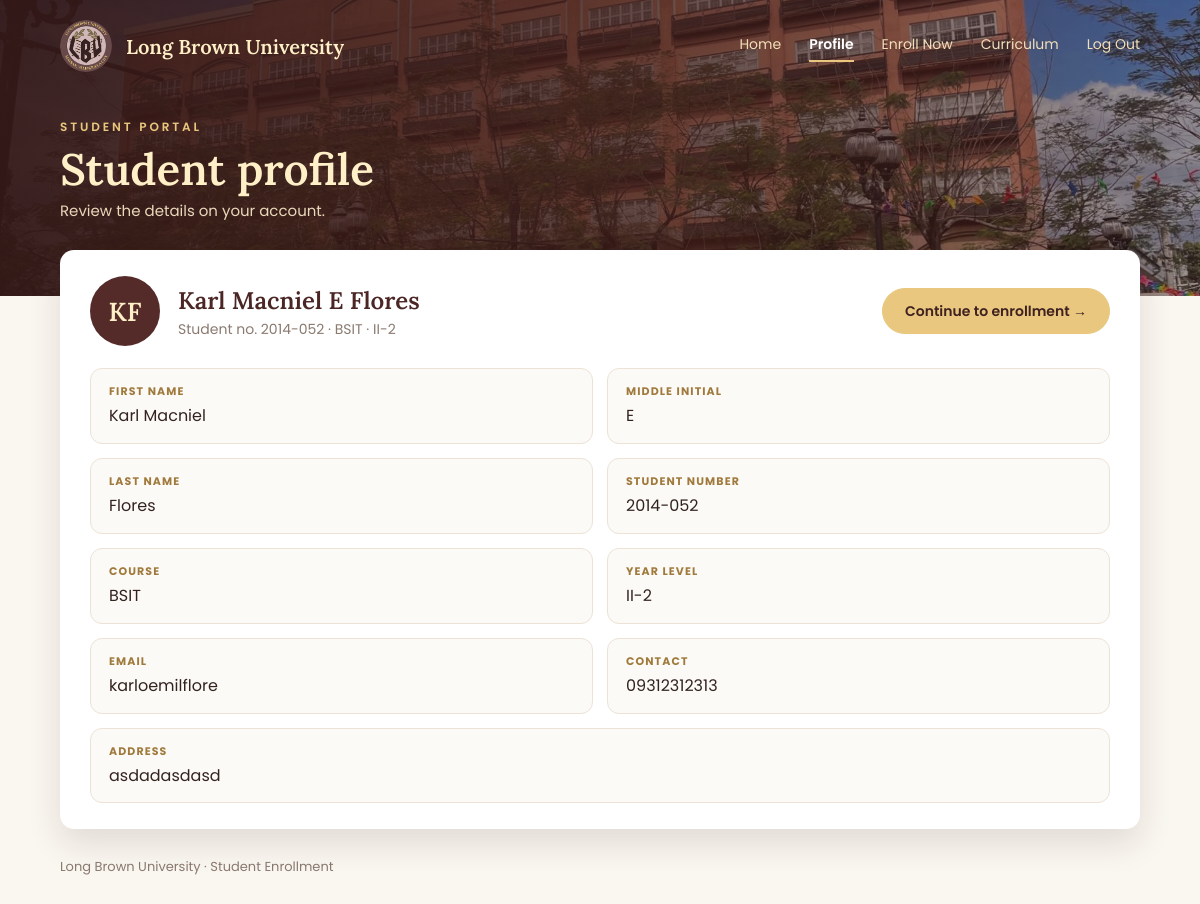
The page /student/studentprofile.php (signed in) on the database its author committed.
### tables this page shows
CREATE TABLE IF NOT EXISTS `studenttbl` (
  `ID` int(11) NOT NULL AUTO_INCREMENT,
  `accountID` varchar(11) NOT NULL,
  `studnum` varchar(11) NOT NULL,
  `fname` varchar(100) NOT NULL,
  `minitial` varchar(100) NOT NULL,
  `lname` varchar(100) NOT NULL,
  `address` varchar(500) NOT NULL,
  `contact` varchar(14) NOT NULL,
  `emailaddress` varchar(14) NOT NULL,
  `birthdate` varchar(100) NOT NULL,
  `course` varchar(100) NOT NULL,
  `yearlvl` varchar(100) NOT NULL,
  `gender` varchar(11) NOT NULL,
  `fathername` varchar(100) NOT NULL,
  `mothername` varchar(100) NOT NULL,
  `guardianname` varchar(100) NOT NULL,
  `birthplace` varchar(100) NOT NULL,
  `civilstatus` varchar(100) NOT NULL,
  `elemschool` varchar(100) NOT NULL,
  `dategradelem` varchar(100) NOT NULL,
  `hsschool` varchar(100) NOT NULL,
  `datehsgrad` varchar(100) NOT NULL,
  `lastgrad` varchar(100) NOT NULL,
  `datelastgrad` varchar(100) NOT NULL,
  `addresslastgrad` varchar(100) NOT NULL,
  PRIMARY KEY (`ID`)
);

### student/studentprofile.php (the view, shortened to what this page needs)
<?php
include('includes/conn.php');
function profile_escape($value)
{
	return htmlspecialchars((string)$value, ENT_QUOTES, 'UTF-8');
}
$student = null;
$accountID = isset($_SESSION['userID']) ? (int)$_SESSION['userID'] : 0;
$profileQuery = mysqli_prepare($conn, 'SELECT studnum, fname, minitial, lname, course, yearlvl, emailaddress, contact, address FROM studenttbl WHERE accountID = ? LIMIT 1');
if ($profileQuery) {
	mysqli_stmt_bind_param($profileQuery, 'i', $accountID);
	mysqli_stmt_execute($profileQuery);
	$profileResult = mysqli_stmt_get_result($profileQuery);
	$student = $profileResult ? mysqli_fetch_assoc($profileResult) : null;
}
?>
<!doctype html>
<html lang="en">
<head>
	<link href="style.css?v=20261127" rel="stylesheet" type="text/css" />
</head>
<body class="lbu">
	<header class="lbu-hero">
		<div class="lbu-bar">
			<a class="lbu-logo" href="studentindex.php" aria-label="Long Brown University home"><img src="../logo.png" alt="Long Brown University crest"><span>Long Brown University</span></a>
			<nav class="lbu-nav" aria-label="Student navigation"><?php include('includes/menu.php'); ?></nav>
		</div>
		<div class="lbu-pagehead">
			<p class="lbu-eyebrow">Student portal</p>
			<h1>Student profile</h1>
			<p>Review the details on your account.</p>
		</div>
	</header>
	<main class="lbu-panel">
		<?php if (!$student) { ?><p class="lbu-empty">We couldn’t find a student profile for this account. Please contact the university office for help.</p>
		<?php } else { ?>
			<div class="lbu-profile-head">
				<div class="lbu-avatar" aria-hidden="true"><?php echo profile_escape(strtoupper(substr($student['fname'], 0, 1) . substr($student['lname'], 0, 1))); ?></div>
				<div class="lbu-profile-name"><h2><?php echo profile_escape(trim($student['fname'].' '.$student['minitial'].' '.$student['lname'])); ?></h2><span class="lbu-muted">Student no. <?php echo profile_escape($student['studnum']); ?> · <?php echo profile_escape(strtoupper($student['course'])); ?> · <?php echo profile_escape($student['yearlvl']); ?></span></div>
				<a class="lbu-btn lbu-btn--gold" href="enroll.php">Continue to enrollment →</a>
			</div>
			<div class="lbu-fields">
				<div class="lbu-field"><span class="lbu-label">First name</span><div><?php echo profile_escape($student['fname']); ?></div></div>
				<div class="lbu-field"><span class="lbu-label">Middle initial</span><div><?php echo profile_escape($student['minitial']); ?></div></div>
				<div class="lbu-field"><span class="lbu-label">Last name</span><div><?php echo profile_escape($student['lname']); ?></div></div>
				<div class="lbu-field"><span class="lbu-label">Student number</span><div><?php echo profile_escape($student['studnum']); ?></div></div>
				<div class="lbu-field"><span class="lbu-label">Course</span><div><?php echo profile_escape(strtoupper($student['course'])); ?></div></div>
				<div class="lbu-field"><span class="lbu-label">Year level</span><div><?php echo profile_escape($student['yearlvl']); ?></div></div>
				<div class="lbu-field"><span class="lbu-label">Email</span><div><?php echo profile_escape($student['emailaddress']); ?></div></div>
				<div class="lbu-field"><span class="lbu-label">Contact</span><div><?php echo profile_escape($student['contact']); ?></div></div>
				<div class="lbu-field lbu-field--wide"><span class="lbu-label">Address</span><div><?php echo profile_escape($student['address']); ?></div></div>
			</div>
		<?php } ?>
	</main>
	<footer class="lbu-footer"><p>Long Brown University · Student Enrollment</p></footer>
</body>
</html>

### student/style.css (style rules this page uses)
:root { --lbu-maroon:#542b29;--lbu-maroon-dk:#3e2120;--lbu-cream:#fff0c7;--lbu-cream-2:#ead8bb; --lbu-gold:#e9c77e;--lbu-gold-dk:#a07a3c;--lbu-page:#faf6f0;--lbu-line:#ece2d6; --lbu-ink:#33231f;--lbu-muted:#8a7a70;--lbu-hero-img:url(../images/campus/hero-main-building.jpg); }
body.lbu { margin:0;background:var(--lbu-page);color:var(--lbu-ink);font:14px/1.55 Poppins,Arial,sans-serif; }
.lbu h1,.lbu h2,.lbu h3 { font-family:Lora,Georgia,serif;font-weight:600; }
.lbu-hero { position:relative;isolation:isolate;background:var(--lbu-hero-img) center 40%/cover no-repeat;color:var(--lbu-cream); }
.lbu-hero::before { content:"";position:absolute;inset:0;z-index:-1; background:linear-gradient(90deg,rgba(52,24,22,.95) 0%,rgba(62,30,27,.82) 50%,rgba(62,30,27,.45) 100%); }
.lbu-bar { display:flex;align-items:center;justify-content:space-between;gap:20px;padding:20px 60px; }
.lbu-logo { display:flex;align-items:center;gap:14px;color:var(--lbu-cream);text-decoration:none;font-family:Lora,serif;font-size:20px;font-weight:600; }
.lbu-logo img { width:52px;height:52px;border-radius:50%;object-fit:cover; }
.lbu-pagehead { padding:26px 60px 74px;max-width:900px; }
.lbu-eyebrow { margin:0;color:var(--lbu-gold);font-size:12px;font-weight:600;letter-spacing:.24em;text-transform:uppercase; }
.lbu-pagehead h1 { margin:8px 0 6px;font-size:44px;line-height:1.1;color:var(--lbu-cream); }
.lbu-pagehead p:not(.lbu-eyebrow) { margin:0;color:var(--lbu-cream-2);font-size:15px; }
.lbu-panel { position:relative;box-sizing:border-box;margin:-46px 60px 0;padding:26px 30px; background:#fff;border-radius:14px;box-shadow:0 14px 34px rgba(48,25,22,.12); }
.lbu-panel h2 { margin:0 0 14px;font-size:22px;color:#4a2624; }
.lbu-footer { margin:28px 60px 32px;color:var(--lbu-muted);font-size:13px; }
.lbu-btn { display:inline-flex;align-items:center;justify-content:center;min-height:44px;padding:0 22px;border:1px solid var(--lbu-maroon); border-radius:40px;background:var(--lbu-maroon);color:var(--lbu-cream)!important;font:600 14px Poppins,sans-serif;text-decoration:none!important;cursor:pointer; }
.lbu-btn--gold { background:var(--lbu-gold);border-color:var(--lbu-gold);color:var(--lbu-maroon-dk)!important; }
.lbu-strip small,.lbu-label { display:block;font-size:11px;color:var(--lbu-muted);text-transform:uppercase;letter-spacing:.08em; }
.lbu-fields { display:grid;grid-template-columns:repeat(2,minmax(0,1fr));gap:14px; }
.lbu-field { padding:14px 18px;border:1px solid var(--lbu-line);border-radius:12px;background:#fcfaf7;overflow-wrap:anywhere; }
.lbu-field .lbu-label { color:var(--lbu-gold-dk);font-weight:700;letter-spacing:.1em; }
.lbu-field div { margin-top:4px;font-size:16px; }
.lbu-field--wide { grid-column:1/-1; }
.lbu-muted { color:var(--lbu-muted); }
.lbu-profile-head { display:flex;flex-wrap:wrap;align-items:center;gap:18px;margin-bottom:22px; }
.lbu-avatar { display:flex;align-items:center;justify-content:center;width:70px;height:70px;border-radius:50%;background:var(--lbu-maroon);color:var(--lbu-cream);font:600 26px Lora,serif; }
.lbu-profile-name { flex:1 1 220px;min-width:0; }
.lbu-profile-name h2 { margin:0;font-size:24px; }

### rows shown on the page
studenttbl: fname+lname "KF", fname+minitial+lname "Karl Macniel E Flores", studnum "2014-052", course "BSIT", yearlvl "II-2", fname "Karl Macniel", minitial "E", lname "Flores", emailaddress "karloemilflore", contact "09312312313", address "asdadasdasd"
